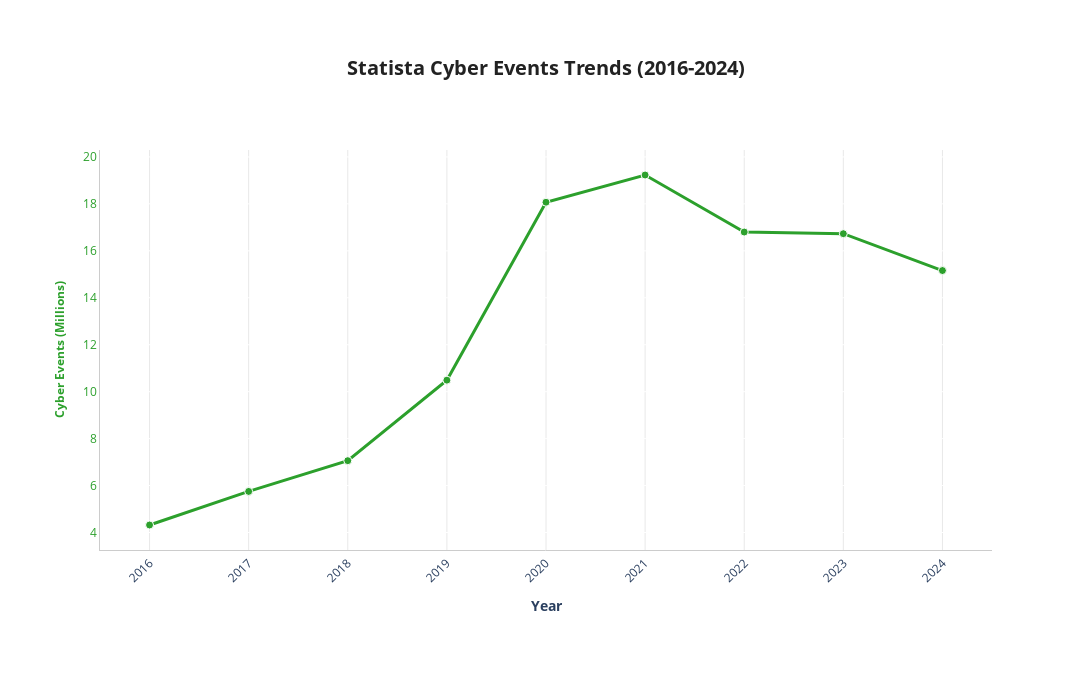

The notebook cell this image was saved under:
### Code cell
# Load and visualize Statista Cyber Event data
statista_path = Path('../../data/cyber_events/statista_cyber_event.csv')

df_statista = pd.read_csv(statista_path)

print("\n" + "="*70)
print("STATISTA CYBER INCIDENTS DATA")
print("="*70)
print(f"\n✓ File loaded: {statista_path}")
print(f"\nDataFrame structure:")
print(f"  Shape: {df_statista.shape}")
print(f"  Columns: {df_statista.columns.tolist()}")
print(f"  Data types:\n{df_statista.dtypes}")

print(f"\nData:")
print(df_statista)

print(f"\nYear range: {df_statista['Date'].min():.0f} - {df_statista['Date'].max():.0f}")
print(f"Total events (millions): {df_statista['nb_cyber_event_million'].sum():.2f}")
print(f"Average per year: {df_statista['nb_cyber_event_million'].mean():.2f} million")

# Visualize Statista Cyber Events Trends
fig_statista = go.Figure()

# Add Statista events trace
fig_statista.add_trace(go.Scatter(
    x=df_statista['Date'],
    y=df_statista['nb_cyber_event_million'],
    mode='lines+markers',
    name='Statista Cyber Events',
    line=dict(color='#2ca02c', width=3),
    marker=dict(size=8, color='#2ca02c', line=dict(color='white', width=1)),
    yaxis='y1',
    hovertemplate='<b>Year: %{x:.0f}</b><br>Events: %{y:.2f}M<extra></extra>'
))

# Update layout
fig_statista.update_layout(
    title={
        'text': '<b>Statista Cyber Events Trends (2016-2024)</b>',
        'x': 0.5,
        'xanchor': 'center',
        'font': {'size': 20, 'color': '#222222'}
    },
    xaxis=dict(
        title=dict(text='<b>Year</b>', font=dict(size=14)),
        showgrid=True,
        gridwidth=1,
        gridcolor='#e8e8e8',
        dtick=1,
        tickangle=-45,
        range=[2015.5, 2024.5]
    ),
    yaxis=dict(
        title=dict(text='<b>Cyber Events (Millions)</b>', font=dict(size=12, color='#2ca02c')),
        tickfont=dict(color='#2ca02c')
    ),
    plot_bgcolor='#ffffff',
    paper_bgcolor='#ffffff',
    hovermode='x unified',
    width=1100,
    height=700,
    margin=dict(l=100, r=100, t=150, b=150)
)

fig_statista.update_xaxes(showline=True, linewidth=1, linecolor='#cccccc')
fig_statista.update_yaxes(showline=True, linewidth=1, linecolor='#cccccc')

# Create outputs directory if it doesn't exist
output_dir = Path('./outputs')
output_dir.mkdir(parents=True, exist_ok=True)

# Save HTML and PNG versions
fig_statista.write_html(output_dir / 'cyber_events_trends_statista.html')
fig_statista.write_image(output_dir / 'cyber_events_trends_statista.png', width=1100, height=700)
print("✓ Chart saved: ./outputs/cyber_events_trends_statista.html")
print("✓ Chart saved: ./outputs/cyber_events_trends_statista.png")

fig_statista.show()

### Figure 1 — Plotly figure (JSON) as saved in the notebook; plotly's stock layout.template omitted (floating-point values rounded to 4 significant figures)
{"data": [{"hovertemplate": "<b>Year: %{x:.0f}</b><br>Events: %{y:.2f}M<extra></extra>", "line": {"color": "#2ca02c", "width": 3}, "marker": {"color": "#2ca02c", "line": {"color": "white", "width": 1}, "size": 8}, "mode": "lines+markers", "name": "Statista Cyber Events", "type": "scatter", "x": [2016, 2017, 2018, 2019, 2020, 2021, 2022, 2023, 2024], "y": [4.32, 5.75, 7.06, 10.49, 18.07, 19.23, 16.8, 16.73, 15.16], "yaxis": "y"}], "layout": {"height": 700, "hovermode": "x unified", "margin": {"b": 150, "l": 100, "r": 100, "t": 150}, "paper_bgcolor": "#ffffff", "plot_bgcolor": "#ffffff", "title": {"font": {"color": "#222222", "size": 20}, "text": "<b>Statista Cyber Events Trends (2016-2024)</b>", "x": 0.5, "xanchor": "center"}, "width": 1100, "xaxis": {"dtick": 1, "gridcolor": "#e8e8e8", "gridwidth": 1, "linecolor": "#cccccc", "linewidth": 1, "range": [2016.0, 2024.0], "showgrid": true, "showline": true, "tickangle": -45, "title": {"font": {"size": 14}, "text": "<b>Year</b>"}}, "yaxis": {"linecolor": "#cccccc", "linewidth": 1, "showline": true, "tickfont": {"color": "#2ca02c"}, "title": {"font": {"color": "#2ca02c", "size": 12}, "text": "<b>Cyber Events (Millions)</b>"}}}}
